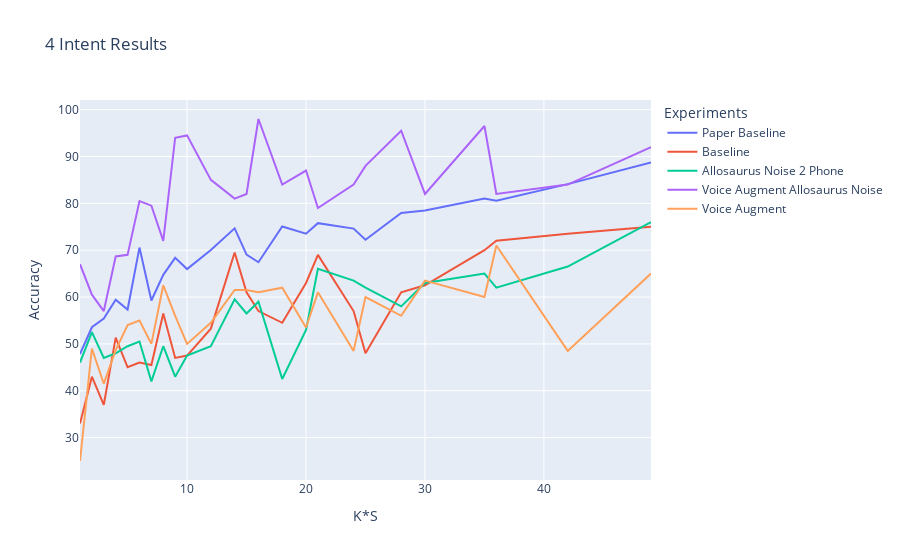

Here is the notebook cell this chart was saved with:
### Code cell
fig = go.Figure()
fig = go.Figure()
baseline_compare = ['Paper Baseline', "Baseline"]
most_probable = ['Allosaurus Noise 2 Phone', 'Baseline']
voice = ['Voice Augment', 'Baseline']
voice_most = ['Voice Augment Allosaurus Noise', 'Baseline']
for col in list(intent_4.columns):
    fig.add_trace(go.Scatter(x = k, y= intent_4[col], name=col))
fig.update_layout(
    title="4 Intent Results",
    xaxis_title="K*S",
    yaxis_title="Accuracy",
    legend_title="Experiments",
)
fig.show()

### Figure 1 — Plotly figure (JSON) as saved in the notebook; plotly's stock layout.template omitted (floating-point values rounded to 4 significant figures)
{"data": [{"name": "Paper Baseline", "type": "scatter", "x": [1, 2, 3, 4, 5, 6, 7, 8, 9, 10, 12, 14, 15, 16, 18, 20, 21, 24, 25, 28, 30, 35, 36, 42, 49], "y": [47.83, 53.55, 55.39, 59.41, 57.33, 70.56, 59.26, 64.74, 68.36, 65.97, 70.02, 74.66, 69.06, 67.43, 75.06, 73.53, 75.77, 74.61, 72.22, 77.92, 78.47, 81.01, 80.55, 84.1, 88.73]}, {"name": "Baseline", "type": "scatter", "x": [1, 2, 3, 4, 5, 6, 7, 8, 9, 10, 12, 14, 15, 16, 18, 20, 21, 24, 25, 28, 30, 35, 36, 42, 49], "y": [33, 43.0, 37, 51.33, 45, 46, 45.5, 56.5, 47, 47.5, 53.25, 69.5, 61, 57.0, 54.5, 63, 69, 57.0, 48, 61, 62.5, 70, 72, 73.5, 75]}, {"name": "Allosaurus Noise 2 Phone", "type": "scatter", "x": [1, 2, 3, 4, 5, 6, 7, 8, 9, 10, 12, 14, 15, 16, 18, 20, 21, 24, 25, 28, 30, 35, 36, 42, 49], "y": [46, 52.5, 47, 48, 49.5, 50.5, 42, 49.5, 43, 47.5, 49.5, 59.5, 56.5, 59, 42.5, 53, 66.0, 63.5, 62, 58.0, 63, 65, 62, 66.5, 76]}, {"name": "Voice Augment Allosaurus Noise", "type": "scatter", "x": [1, 2, 3, 4, 5, 6, 7, 8, 9, 10, 12, 14, 15, 16, 18, 20, 21, 24, 25, 28, 30, 35, 36, 42, 49], "y": [67, 60.5, 57.0, 68.67, 69, 80.5, 79.5, 72, 94, 94.5, 85, 81, 82, 98, 84, 87, 79, 84.0, 88, 95.5, 82, 96.5, 82, 84, 92]}, {"name": "Voice Augment", "type": "scatter", "x": [1, 2, 3, 4, 5, 6, 7, 8, 9, 10, 12, 14, 15, 16, 18, 20, 21, 24, 25, 28, 30, 35, 36, 42, 49], "y": [25, 49, 41.5, 48.67, 54, 55.0, 50, 62.5, 56.0, 50, 54.5, 61.5, 61.5, 61, 62, 53.5, 61, 48.5, 60, 56.0, 63.5, 60.0, 71, 48.5, 65]}], "layout": {"legend": {"title": {"text": "Experiments"}}, "title": {"text": "4 Intent Results"}, "xaxis": {"title": {"text": "K*S"}}, "yaxis": {"title": {"text": "Accuracy"}}}}
